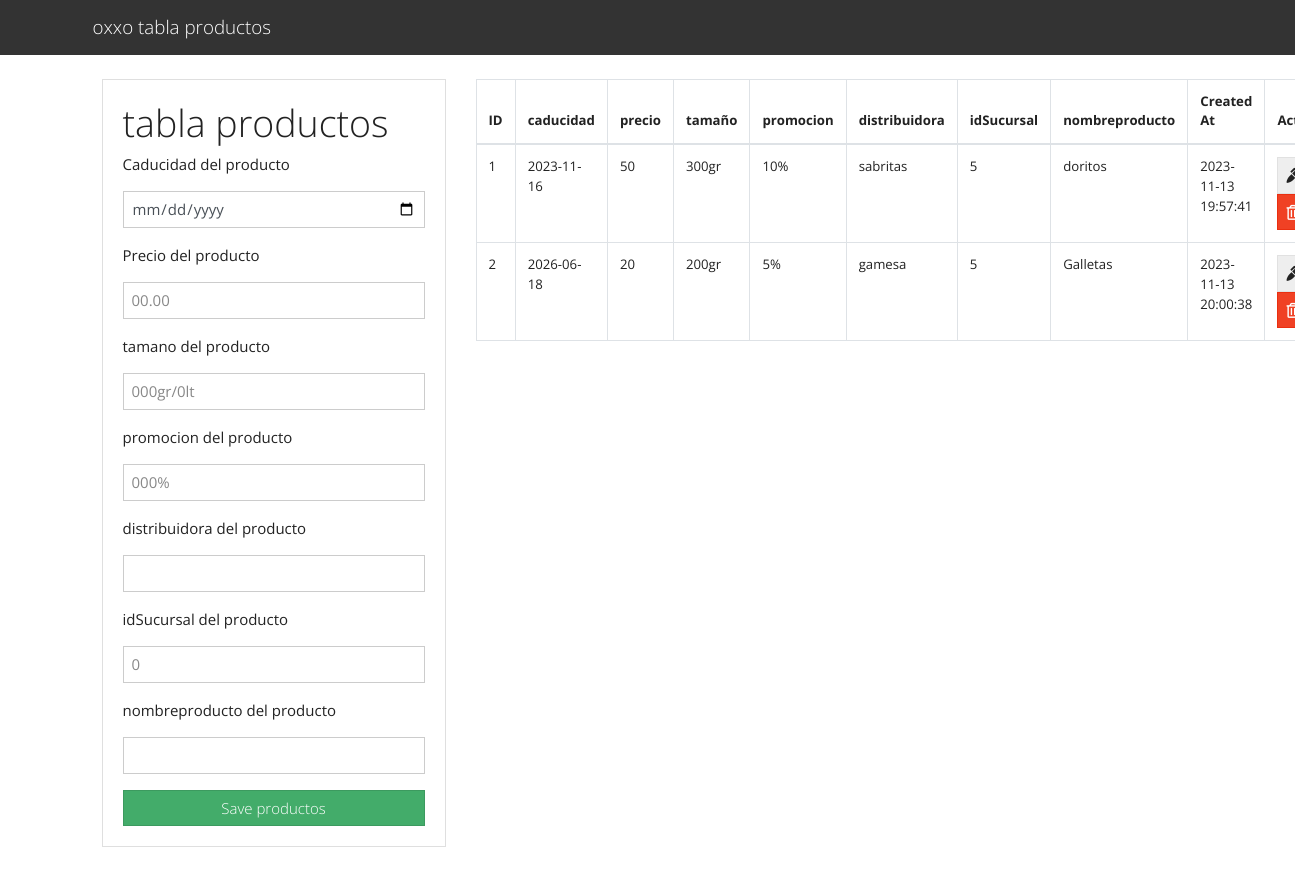
The page / on the database its author committed.
### tables this page shows
CREATE TABLE `productos` (
  `id` int(11) NOT NULL,
  `caducidad` date NOT NULL,
  `precio` decimal(10,0) NOT NULL,
  `tamano` varchar(50) NOT NULL,
  `promocion` varchar(50) NOT NULL,
  `distribuidora` varchar(100) NOT NULL,
  `idSucursal` int(11) NOT NULL,
  `nombreproducto` varchar(50) NOT NULL,
  `created_at` timestamp NOT NULL DEFAULT CURRENT_TIMESTAMP
);

### index.php (the view, shortened to what this page needs)
<?php include("db.php"); ?>
<?php include('includes/header.php'); ?>
<main class="container p-4">
  <div class="row">
    <div class="col-md-4">
      <div class="card card-body">
        <form action="save_productos.php" method="POST">
<h1>tabla productos</h1>
          <div class="form-group">
            <p>Caducidad del producto</p>
            <input type="date" name="caducidad" class="form-control"  autofocus>
          </div>
          <div class="form-group">
          <p>Precio del producto</p>
          <input type="text" name="precio" class="form-control" placeholder="00.00" autofocus>
          </div>
          <div class="form-group">
          <p>tamano del producto</p>
          <input type="text" name="tamano" class="form-control" placeholder="000gr/0lt" autofocus>
          </div>
          <div class="form-group">
          <p>promocion del producto</p>
          <input type="text" name="promocion" class="form-control" placeholder="000%" autofocus>
          </div>
          <div class="form-group">
          <p>distribuidora del producto</p>
          <input type="text" name="distribuidora" class="form-control" placeholder="" autofocus>
          </div>
          <div class="form-group">
          <p>idSucursal del producto</p>
          <input type="text" name="idSucursal" class="form-control" placeholder="0" autofocus>
          </div>
          <div class="form-group">
          <p>nombreproducto del producto</p>
          <input type="text" name="nombreproducto" class="form-control" placeholder="" autofocus>
          </div>
          <input type="submit" name="save_productos" class="btn btn-success btn-block" value="Save productos">
        </form>
      </div>
    </div>
    <div class="col-md-8">
      <table class="table table-bordered">
        <thead>
          <tr>
            <th>ID</th>
            <th>caducidad</th>
            <th>precio</th>
            <th>tamaño</th>
            <th>promocion</th>
            <th>distribuidora</th>
            <th>idSucursal</th>
            <th>nombreproducto</th>
            <th>Created At</th>
            <th>Action</th>
          </tr>
        </thead>
        <tbody>
          <?php
          $query = "SELECT * FROM productos";
          $result_productoss = mysqli_query($conn, $query);
          while($row = mysqli_fetch_assoc($result_productoss)) { ?>
          <tr>
            <td><?php echo $row['id']; ?></td>
            <td><?php echo $row['caducidad']; ?></td>
            <td><?php echo $row['precio']; ?></td>
            <td><?php echo $row['tamano']; ?></td>
            <td><?php echo $row['promocion']; ?></td>
            <td><?php echo $row['distribuidora']; ?></td>
            <td><?php echo $row['idSucursal']; ?></td>
            <td><?php echo $row['nombreproducto']; ?></td>
            <td><?php echo $row['created_at']; ?></td>
            <td>
              <a href="edit.php?id=<?php echo $row['id']?>" class="btn btn-secondary">
                <i class="fas fa-marker"></i>
              </a>
              <a href="delete_productos.php?id=<?php echo $row['id']?>" class="btn btn-danger">
                <i class="far fa-trash-alt"></i>
              </a>
            </td>
          </tr>
          <?php } ?>
        </tbody>
      </table>
    </div>
  </div>
</main>
<?php include('includes/footer.php'); ?>

### includes/header.php (shortened to what this page needs)
<!DOCTYPE html>
<html lang="en">
  <head>
    <link rel="stylesheet" href="https://bootswatch.com/4/yeti/bootstrap.min.css">
    <link rel="stylesheet" href="https://use.fontawesome.com/releases/v5.6.3/css/all.css">
  </head>
  <body>
    <nav class="navbar navbar-dark bg-dark">
      <div class="container">
        <a class="navbar-brand" href="index.php">oxxo tabla productos</a>
      </div>
    </nav>

### includes/footer.php (shortened to what this page needs)
</body>
</html>

### rows shown on the page
productos: id "1", caducidad "2023-11-16", precio "50", tamano "300gr", promocion "10%", distribuidora "sabritas", idSucursal "5", nombreproducto "doritos", created_at "2023-11-13 19:57:41"
productos: id "2", caducidad "2026-06-18", precio "20", tamano "200gr", promocion "5%", distribuidora "gamesa", idSucursal "5", nombreproducto "Galletas", created_at "2023-11-13 20:00:38"
